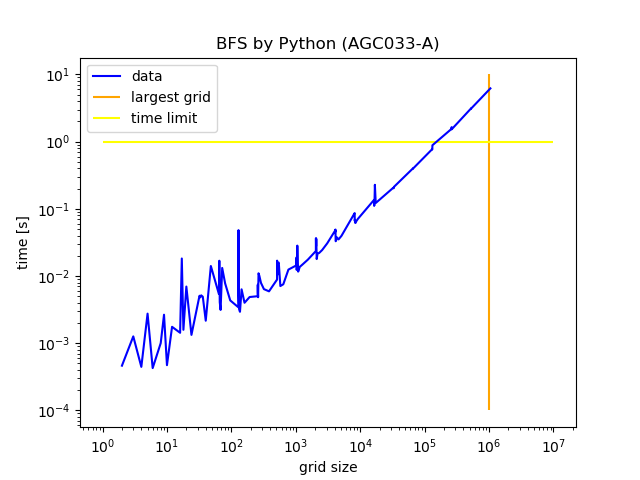

The Python source for this figure:
from queue import Queue
import time
import sys
from operator import itemgetter
input = sys.stdin.readline

import numpy as np
import matplotlib.pyplot as plt

B = int(1E8)

def main(H, W):
    t0 = time.time()

    sample = []
    for _ in range(H):
        S = ''
        for _ in range(W):
            s = np.random.choice(['.', '#'], p=[0.9, 0.1])
            S += s
        sample.append(S)
    
    l = 0
    q = Queue()
    checked = []
    for h in range(H):
        S = sample[h]
        L = []
        for w in range(W):
            if S[w] == '#':
                l += 1
                L.append(True)
                q.put(B*h + w)
            else:
                L.append(False)
        checked.append(L)

    t1 = time.time()

    Next = [[[] for _ in range(W)] for _ in range(H)]
    for h in range(H):
        for w in range(W):
            if h != 0:
                Next[h][w].append(B*(h-1) + w)
            if h != H-1:
                Next[h][w].append(B*(h+1) + w)
            if w != 0:
                Next[h][w].append(B*h + w-1)
            if w != W-1:
                Next[h][w].append(B*h + w+1)
    
    t2 = time.time()
    print('Next list made', t2-t1)

    c = -1
    for _ in range(H+W+2):
        if l == 0:
            break
        nl = 0
        for _ in range(l):
            hw = q.get()
            h, w = hw//B, hw%B
            for nhw in Next[h][w]:
                nh, nw = nhw//B, nhw%B
                if not checked[nh][nw]:
                    q.put(B*nh + nw)
                    checked[nh][nw] = True
                    nl += 1
        l = nl
        c += 1
    
    t3 = time.time()
    print('bfs finished', t3-t2)
    print('all time', t3-t1)

    print(c)
    return t3-t2


if __name__ == "__main__":
    XY = []
    for i in range(11):
        for j in range(11):
            print('H = ', 2**i, ', W = ', 2**j+1)
            bfs_time = main(2**i, 2**j+1)
            grid_size = 2**i * (2**j+1)
            XY.append([grid_size, bfs_time])
    XY.sort(key=itemgetter(0))
    x = []
    y = []
    for a, b in XY:
        x.append(a)
        y.append(b)
    plt.plot(x, y, color='blue', label='data')

    y1 = []
    for ix in x:
        y1.append(ix - x[-1] + y[-1])

    #plt.plot(x, y1, color='green', label='O(N)')
    #plt.plot(x1, y2, color='yellow', label='O(N^2)')

    plt.xscale('log')
    plt.yscale('log')
    plt.xlabel('grid size')
    plt.ylabel('time [s]')
    plt.title('BFS by Python (AGC033-A)')

    plt.vlines(1000000, 0.0001, 10, colors='orange', label='largest grid')
    plt.hlines(1, 1, 10000000, colors='yellow', label='time limit')
    plt.legend()
    plt.show()
